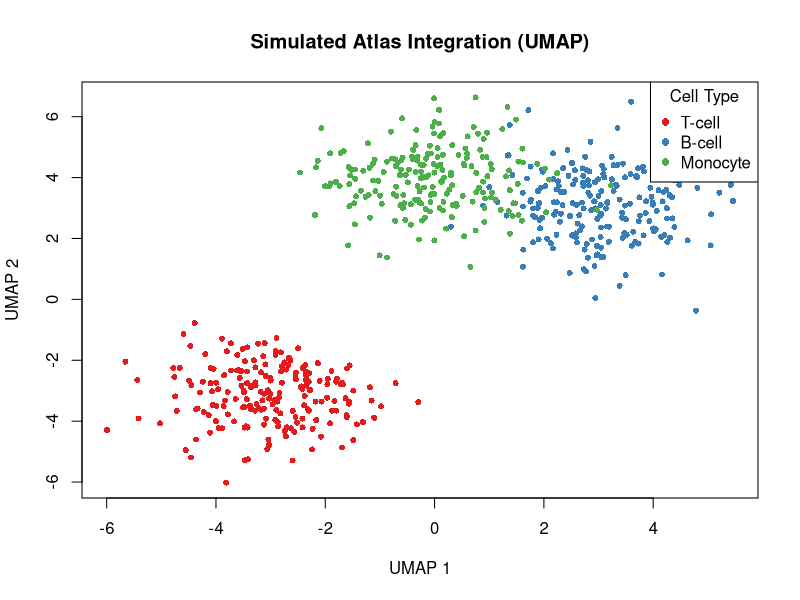

Write the R code that produced this figure.
# Create output directories if they do not exist
dir.create("output/figures", recursive = TRUE, showWarnings = FALSE)
dir.create("output/tables", recursive = TRUE, showWarnings = FALSE)

# 1. Generate synthetic cell atlas data
set.seed(42)
n_cells <- 600

mock_atlas <- data.frame(
  UMAP_1 = c(rnorm(200, -3), rnorm(200, 3), rnorm(200, 0)),
  UMAP_2 = c(rnorm(200, -3), rnorm(200, 3), rnorm(200, 4)),
  dataset = sample(c("Dataset_A", "Dataset_B", "Dataset_C"), n_cells, replace = TRUE),
  cell_type = rep(c("T-cell", "B-cell", "Monocyte"), each = 200)
)

# 2. Save mock summary table
summary_tbl <- aggregate(UMAP_1 ~ dataset + cell_type, data = mock_atlas, FUN = length)
colnames(summary_tbl)[3] <- "cell_count"
write.csv(summary_tbl, "output/tables/atlas_summary.csv", row.names = FALSE)

# 3. Generate and save mock UMAP plot (using base R graphics)
png("output/figures/umap_integrated.png", width = 800, height = 600, res = 100)

colors <- c("T-cell" = "#E41A1C", "B-cell" = "#377EB8", "Monocyte" = "#4DAF4A")
plot(
  mock_atlas$UMAP_1, mock_atlas$UMAP_2,
  col = colors[mock_atlas$cell_type],
  pch = 16, cex = 0.8,
  xlab = "UMAP 1", ylab = "UMAP 2",
  main = "Simulated Atlas Integration (UMAP)"
)
legend("topright", legend = names(colors), col = colors, pch = 16, title = "Cell Type")

dev.off()

cat("Pipeline run complete. Outputs saved to output/figures/ and output/tables/\n")
